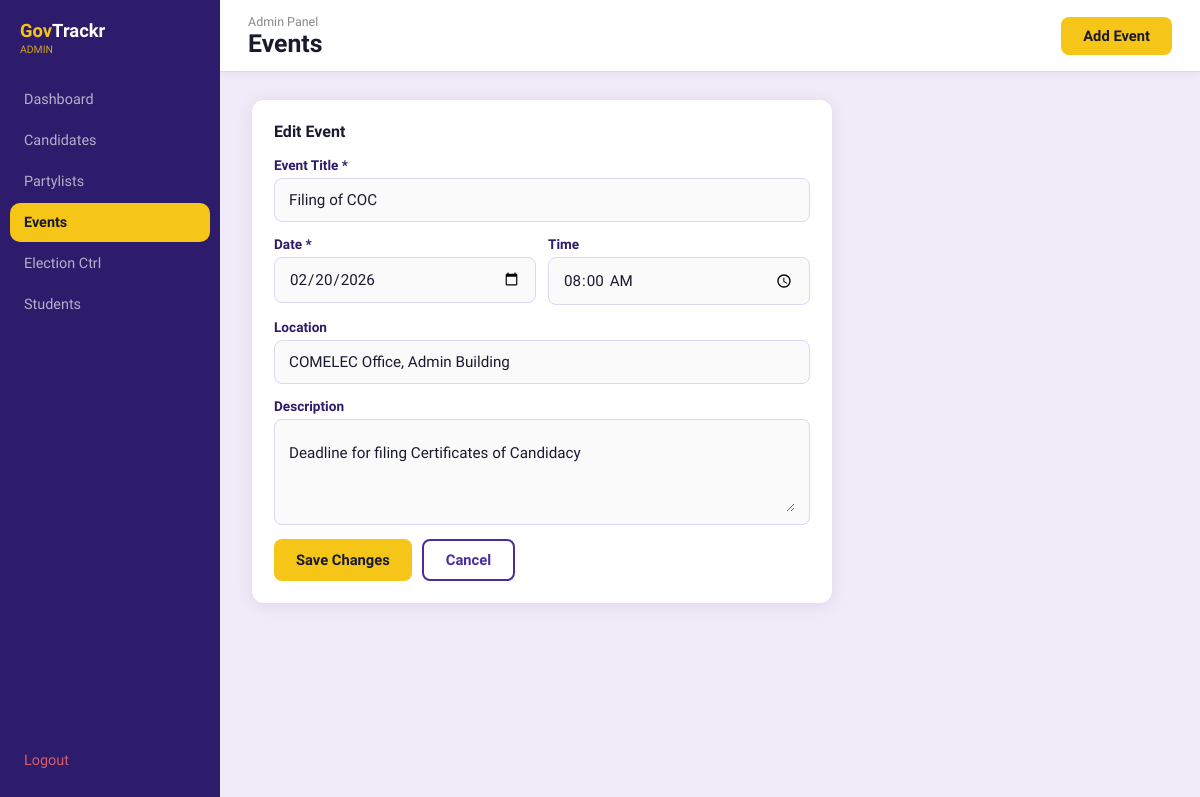
/admin/events.php?edit=1 (signed in), run on the app's committed database.
### tables this page shows
CREATE TABLE IF NOT EXISTS events (
    id          INT          AUTO_INCREMENT PRIMARY KEY,
    title       VARCHAR(200) NOT NULL,
    description TEXT,
    event_date  DATE         NOT NULL,
    event_time  TIME         DEFAULT NULL,
    location    VARCHAR(200) DEFAULT NULL,
    created_by  INT          DEFAULT NULL,
    created_at  TIMESTAMP    NOT NULL DEFAULT CURRENT_TIMESTAMP,
    FOREIGN KEY (created_by) REFERENCES users(id) ON DELETE SET NULL
);

### admin/events.php (the view, shortened to what this page needs)
<?php
require_once 'auth_guard.php';
$edit_ev = null;
if (isset($_GET['edit'])) {
    $edit_ev = $conn->query("SELECT * FROM events WHERE id=" . (int)$_GET['edit'])->fetch_assoc();
}
$show_form = (isset($_GET['action']) && $_GET['action'] === 'add') || $edit_ev;
?>
<!DOCTYPE html>
<html lang="en">
<head><meta charset="UTF-8"><title>GovTrackr — Events</title><link rel="stylesheet" href="../css/styles.css"></head>
<body class="dash-body">
<?php include 'sidebar.php'; ?>
<div style="flex:1;display:flex;flex-direction:column;">
<header class="topbar">
    <div class="topbar-left"><p class="topbar-welcome">Admin Panel</p><h1 class="topbar-title">Events</h1></div>
    <div class="topbar-right"><a href="events.php?action=add" class="btn btn-gold">Add Event</a></div>
</header>
<main class="dash-content">
    <?php if ($show_form): ?>
    <div class="card" style="max-width:580px;">
        <h3 class="card-title"><?= $edit_ev ? 'Edit Event' : 'Add Event' ?></h3>
        <form method="POST" action="">
            <div class="form-group">
                <label class="form-label">Event Title *</label>
                <div class="input-wrap"><input type="text" name="title" required value="<?= htmlspecialchars($edit_ev['title'] ?? '') ?>"></div>
            </div>
            <div class="input-row">
                <div class="form-group">
                    <label class="form-label">Date *</label>
                    <div class="input-wrap"><input type="date" name="event_date" required value="<?= $edit_ev['event_date'] ?? '' ?>"></div>
                </div>
                <div class="form-group">
                    <label class="form-label">Time</label>
                    <div class="input-wrap"><input type="time" name="event_time" value="<?= $edit_ev['event_time'] ?? '' ?>"></div>
                </div>
            </div>
            <div class="form-group">
                <label class="form-label">Location</label>
                <div class="input-wrap"><input type="text" name="location" placeholder="e.g. HAU Gym" value="<?= htmlspecialchars($edit_ev['location'] ?? '') ?>"></div>
            </div>
            <div class="form-group">
                <label class="form-label">Description</label>
                <div class="input-wrap" style="align-items:flex-start;padding:12px 14px;">
                    <textarea name="description" rows="3" style="border:none;outline:none;background:transparent;width:100%;"><?= htmlspecialchars($edit_ev['description'] ?? '') ?></textarea>
                </div>
            </div>
            <div style="display:flex;gap:10px;">
                <button type="submit" class="btn btn-gold"><?= $edit_ev ? 'Save Changes' : 'Add Event' ?></button>
                <a href="events.php" class="btn btn-outline">Cancel</a>
            </div>
        </form>
    </div>
    <?php endif; ?>
</main>
</div>
</body>
</html>

### css/styles.css (style rules this page uses)
*, *::before, *::after { box-sizing: border-box; margin: 0; padding: 0; }
:root { --purple-dark: #2D1B6B; --purple-mid: #4A2D9B; --purple-light: #7B5EA7; --purple-soft: #EDE8FB; --gold: #F5C518; --gold-dark: #D4A800; --gold-light: #FFF8D6; --bg: #F0EBF8; --card: #FFFFFF; --text: #1A1A2E; --muted: #888; --border: #DDD6F5; --danger: #E74C3C; --success: #27AE60; --sidebar-w: 220px; --sidebar-w-col: 60px; --topbar-h: 72px; --radius: 12px; --shadow: 0 2px 16px rgba(45,27,107,.10); }
body { font-family: 'Kodchasan', sans-serif !important; color: var(--text); background: var(--bg); font-size: 15px; }
a { text-decoration: none; color: inherit; }
input, textarea, select, button { font-family: inherit; }
.btn { display: inline-flex; align-items: center; gap: 6px; padding: 10px 22px; border-radius: 8px; border: none; cursor: pointer; font-weight: 600; font-size: 0.92rem; transition: filter .15s, transform .1s; }
.btn-gold { background: var(--gold); color: var(--text); }
.btn-outline { background: transparent; border: 2px solid var(--purple-mid); color: var(--purple-mid); }
.form-group { margin-bottom: 14px; }
.form-label { display: block; font-size: 0.85rem; font-weight: 600; color: var(--purple-dark); margin-bottom: 5px; }
.input-wrap { display: flex; align-items: center; gap: 10px; border: 1.5px solid var(--border); border-radius: 8px; padding: 0 14px; background: #FAFAFA; transition: border-color .2s; }
.input-wrap input, .input-wrap textarea, .input-wrap select { border: none; outline: none; background: transparent; width: 100%; padding: 12px 0; font-size: 0.95rem; color: var(--text); }
.input-row { display: flex; gap: 12px; }
.input-row .form-group { flex: 1; }
textarea { resize: vertical; min-height: 80px; }
.dash-body { display: flex; min-height: 100vh; }
.topbar { position: fixed; top: 0; left: var(--sidebar-w); right: 0; height: var(--topbar-h); background: #fff; border-bottom: 1px solid var(--border); display: flex; align-items: center; justify-content: space-between; padding: 0 28px; z-index: 100; box-shadow: 0 2px 8px rgba(45,27,107,.06); }
.topbar-welcome { font-size: 0.78rem; color: var(--muted); }
.topbar-title { font-size: 1.55rem; font-weight: 800; color: var(--text); }
.topbar-right { display: flex; align-items: center; gap: 16px; }
.dash-content { margin-left: var(--sidebar-w); margin-top: var(--topbar-h); padding: 28px 32px; min-height: calc(100vh - var(--topbar-h)); display: flex; flex-direction: column; gap: 24px; }
.card { background: var(--card); border-radius: var(--radius); padding: 22px; box-shadow: var(--shadow); }
.card-title { font-size: 1rem; font-weight: 700; color: var(--text); margin-bottom: 16px; }

### data on the page
events: title "Filing of COC", event_date "02/20/2026", event_time "08:00:00", location "COMELEC Office, Admin Building", description "Deadline for filing Certificates of Candidacy"

### other printed values
$p['label'] "Dashboard"
$p['label'] "Candidates"
$p['label'] "Partylists"
$p['label'] "Events"
$p['label'] "Election Ctrl"
$p['label'] "Students"
